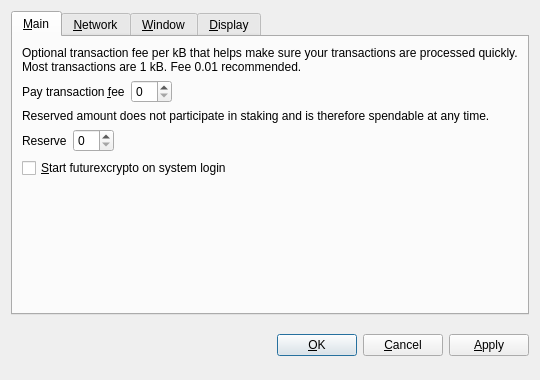
<?xml version="1.0" encoding="UTF-8"?>
<ui version="4.0">
 <class>OptionsDialog</class>
 <widget class="QDialog" name="OptionsDialog">
  <property name="geometry">
   <rect>
    <x>0</x>
    <y>0</y>
    <width>540</width>
    <height>380</height>
   </rect>
  </property>
  <property name="windowTitle">
   <string>Options</string>
  </property>
  <property name="modal">
   <bool>true</bool>
  </property>
  <layout class="QVBoxLayout" name="verticalLayout">
   <item>
    <widget class="QTabWidget" name="tabWidget">
     <property name="tabPosition">
      <enum>QTabWidget::North</enum>
     </property>
     <property name="currentIndex">
      <number>0</number>
     </property>
     <widget class="QWidget" name="tabMain">
      <attribute name="title">
       <string>&amp;Main</string>
      </attribute>
      <layout class="QVBoxLayout" name="verticalLayout_Main">
       <item>
        <widget class="QLabel" name="transactionFeeInfoLabel">
         <property name="text">
          <string>Optional transaction fee per kB that helps make sure your transactions are processed quickly. Most transactions are 1 kB. Fee 0.01 recommended.</string>
         </property>
         <property name="textFormat">
          <enum>Qt::PlainText</enum>
         </property>
         <property name="wordWrap">
          <bool>true</bool>
         </property>
        </widget>
       </item>
       <item>
        <layout class="QHBoxLayout" name="horizontalLayoutFee">
         <item>
          <widget class="QLabel" name="transactionFeeLabel">
           <property name="text">
            <string>Pay transaction &amp;fee</string>
           </property>
           <property name="textFormat">
            <enum>Qt::PlainText</enum>
           </property>
           <property name="buddy">
            <cstring>transactionFee</cstring>
           </property>
          </widget>
         </item>
         <item>
          <widget class="BitcoinAmountField" name="transactionFee"/>
         </item>
         <item>
          <spacer name="horizontalSpacerFee">
           <property name="orientation">
            <enum>Qt::Horizontal</enum>
           </property>
           <property name="sizeHint" stdset="0">
            <size>
             <width>40</width>
             <height>20</height>
            </size>
           </property>
          </spacer>
         </item>
        </layout>
       </item>
       <item>
        <widget class="QLabel" name="reserveBalanceInfoLabel">
         <property name="text">
          <string>Reserved amount does not participate in staking and is therefore spendable at any time.</string>
         </property>
         <property name="textFormat">
          <enum>Qt::PlainText</enum>
         </property>
         <property name="wordWrap">
          <bool>true</bool>
         </property>
        </widget>
       </item>
       <item>
        <layout class="QHBoxLayout" name="horizontalLayoutReserveBalance">
         <item>
          <widget class="QLabel" name="reserveBalanceLabel">
           <property name="text">
            <string>Reserve</string>
           </property>
           <property name="textFormat">
            <enum>Qt::PlainText</enum>
           </property>
           <property name="buddy">
            <cstring>reserveBalance</cstring>
           </property>
          </widget>
         </item>
         <item>
          <widget class="BitcoinAmountField" name="reserveBalance"/>
         </item>
         <item>
          <spacer name="horizontalSpacerReserveBalance">
           <property name="orientation">
            <enum>Qt::Horizontal</enum>
           </property>
           <property name="sizeHint" stdset="0">
            <size>
             <width>40</width>
             <height>20</height>
            </size>
           </property>
          </spacer>
         </item>
        </layout>
       </item>
       <item>
        <widget class="QCheckBox" name="bitcoinAtStartup">
         <property name="toolTip">
          <string>Automatically start futurexcrypto after logging in to the system.</string>
         </property>
         <property name="text">
          <string>&amp;Start futurexcrypto on system login</string>
         </property>
        </widget>
       </item>
       <item>
        <spacer name="verticalSpacer_Main">
         <property name="orientation">
          <enum>Qt::Vertical</enum>
         </property>
         <property name="sizeHint" stdset="0">
          <size>
           <width>20</width>
           <height>40</height>
          </size>
         </property>
        </spacer>
       </item>
      </layout>
     </widget>
     <widget class="QWidget" name="tabNetwork">
      <attribute name="title">
       <string>&amp;Network</string>
      </attribute>
      <layout class="QVBoxLayout" name="verticalLayout_Network">
       <item>
        <widget class="QCheckBox" name="mapPortUpnp">
         <property name="toolTip">
          <string>Automatically open the futurexcrypto client port on the router. This only works when your router supports UPnP and it is enabled.</string>
         </property>
         <property name="text">
          <string>Map port using &amp;UPnP</string>
         </property>
        </widget>
       </item>
       <item>
        <widget class="QCheckBox" name="connectSocks">
         <property name="toolTip">
          <string>Connect to the futurexcrypto network through a SOCKS proxy (e.g. when connecting through Tor).</string>
         </property>
         <property name="text">
          <string>&amp;Connect through SOCKS proxy:</string>
         </property>
        </widget>
       </item>
       <item>
        <layout class="QHBoxLayout" name="horizontalLayout_Network">
         <item>
          <widget class="QLabel" name="proxyIpLabel">
           <property name="text">
            <string>Proxy &amp;IP:</string>
           </property>
           <property name="textFormat">
            <enum>Qt::PlainText</enum>
           </property>
           <property name="buddy">
            <cstring>proxyIp</cstring>
           </property>
          </widget>
         </item>
         <item>
          <widget class="QValidatedLineEdit" name="proxyIp">
           <property name="maximumSize">
            <size>
             <width>140</width>
             <height>16777215</height>
            </size>
           </property>
           <property name="toolTip">
            <string>IP address of the proxy (e.g. 127.0.0.1)</string>
           </property>
          </widget>
         </item>
         <item>
          <widget class="QLabel" name="proxyPortLabel">
           <property name="text">
            <string>&amp;Port:</string>
           </property>
           <property name="textFormat">
            <enum>Qt::PlainText</enum>
           </property>
           <property name="buddy">
            <cstring>proxyPort</cstring>
           </property>
          </widget>
         </item>
         <item>
          <widget class="QLineEdit" name="proxyPort">
           <property name="maximumSize">
            <size>
             <width>55</width>
             <height>16777215</height>
            </size>
           </property>
           <property name="toolTip">
            <string>Port of the proxy (e.g. 9050)</string>
           </property>
          </widget>
         </item>
         <item>
          <widget class="QLabel" name="socksVersionLabel">
           <property name="text">
            <string>SOCKS &amp;Version:</string>
           </property>
           <property name="textFormat">
            <enum>Qt::PlainText</enum>
           </property>
           <property name="buddy">
            <cstring>socksVersion</cstring>
           </property>
          </widget>
         </item>
         <item>
          <widget class="QValueComboBox" name="socksVersion">
           <property name="toolTip">
            <string>SOCKS version of the proxy (e.g. 5)</string>
           </property>
          </widget>
         </item>
         <item>
          <spacer name="horizontalSpacer_Network">
           <property name="orientation">
            <enum>Qt::Horizontal</enum>
           </property>
           <property name="sizeHint" stdset="0">
            <size>
             <width>40</width>
             <height>20</height>
            </size>
           </property>
          </spacer>
         </item>
        </layout>
       </item>
       <item>
        <spacer name="verticalSpacer_Network">
         <property name="orientation">
          <enum>Qt::Vertical</enum>
         </property>
         <property name="sizeHint" stdset="0">
          <size>
           <width>20</width>
           <height>40</height>
          </size>
         </property>
        </spacer>
       </item>
      </layout>
     </widget>
     <widget class="QWidget" name="tabWindow">
      <attribute name="title">
       <string>&amp;Window</string>
      </attribute>
      <layout class="QVBoxLayout" name="verticalLayout_Window">
       <item>
        <widget class="QCheckBox" name="minimizeToTray">
         <property name="toolTip">
          <string>Show only a tray icon after minimizing the window.</string>
         </property>
         <property name="text">
          <string>&amp;Minimize to the tray instead of the taskbar</string>
         </property>
        </widget>
       </item>
       <item>
        <widget class="QCheckBox" name="minimizeOnClose">
         <property name="toolTip">
          <string>Minimize instead of exit the application when the window is closed. When this option is enabled, the application will be closed only after selecting Quit in the menu.</string>
         </property>
         <property name="text">
          <string>M&amp;inimize on close</string>
         </property>
        </widget>
       </item>
       <item>
        <spacer name="verticalSpacer_Window">
         <property name="orientation">
          <enum>Qt::Vertical</enum>
         </property>
         <property name="sizeHint" stdset="0">
          <size>
           <width>20</width>
           <height>40</height>
          </size>
         </property>
        </spacer>
       </item>
      </layout>
     </widget>
     <widget class="QWidget" name="tabDisplay">
      <attribute name="title">
       <string>&amp;Display</string>
      </attribute>
      <layout class="QVBoxLayout" name="verticalLayout_Display">
       <item>
        <layout class="QHBoxLayout" name="horizontalLayout_1_Display">
         <item>
          <widget class="QLabel" name="langLabel">
           <property name="text">
            <string>User Interface &amp;language:</string>
           </property>
           <property name="textFormat">
            <enum>Qt::PlainText</enum>
           </property>
           <property name="buddy">
            <cstring>lang</cstring>
           </property>
          </widget>
         </item>
         <item>
          <widget class="QValueComboBox" name="lang">
           <property name="toolTip">
            <string>The user interface language can be set here. This setting will take effect after restarting futurexcrypto.</string>
           </property>
          </widget>
         </item>
        </layout>
       </item>
       <item>
        <layout class="QHBoxLayout" name="horizontalLayout_2_Display">
         <item>
          <widget class="QLabel" name="unitLabel">
           <property name="text">
            <string>&amp;Unit to show amounts in:</string>
           </property>
           <property name="textFormat">
            <enum>Qt::PlainText</enum>
           </property>
           <property name="buddy">
            <cstring>unit</cstring>
           </property>
          </widget>
         </item>
         <item>
          <widget class="QValueComboBox" name="unit">
           <property name="toolTip">
            <string>Choose the default subdivision unit to show in the interface and when sending coins.</string>
           </property>
          </widget>
         </item>
        </layout>
       </item>
       <item>
        <widget class="QCheckBox" name="displayAddresses">
         <property name="toolTip">
          <string>Whether to show futurexcrypto addresses in the transaction list or not.</string>
         </property>
         <property name="text">
          <string>&amp;Display addresses in transaction list</string>
         </property>
        </widget>
       </item>
       <item>
        <widget class="QCheckBox" name="coinControlFeatures">
         <property name="toolTip">
          <string>Whether to show coin control features or not.</string>
         </property>
         <property name="text">
          <string>Display coin &amp;control features (experts only!)</string>
         </property>
        </widget>
       </item>
       <item>
        <spacer name="verticalSpacer_Display">
         <property name="orientation">
          <enum>Qt::Vertical</enum>
         </property>
         <property name="sizeHint" stdset="0">
          <size>
           <width>20</width>
           <height>40</height>
          </size>
         </property>
        </spacer>
       </item>
      </layout>
     </widget>
    </widget>
   </item>
   <item>
    <layout class="QHBoxLayout" name="horizontalLayout_Buttons">
     <item>
      <spacer name="horizontalSpacer_1">
       <property name="orientation">
        <enum>Qt::Horizontal</enum>
       </property>
       <property name="sizeHint" stdset="0">
        <size>
         <width>40</width>
         <height>48</height>
        </size>
       </property>
      </spacer>
     </item>
     <item>
      <widget class="QLabel" name="statusLabel">
       <property name="font">
        <font>
         <weight>75</weight>
         <bold>true</bold>
        </font>
       </property>
       <property name="text">
        <string/>
       </property>
       <property name="textFormat">
        <enum>Qt::PlainText</enum>
       </property>
       <property name="wordWrap">
        <bool>true</bool>
       </property>
      </widget>
     </item>
     <item>
      <spacer name="horizontalSpacer_2">
       <property name="orientation">
        <enum>Qt::Horizontal</enum>
       </property>
       <property name="sizeHint" stdset="0">
        <size>
         <width>40</width>
         <height>48</height>
        </size>
       </property>
      </spacer>
     </item>
     <item>
      <widget class="QPushButton" name="okButton">
       <property name="text">
        <string>&amp;OK</string>
       </property>
      </widget>
     </item>
     <item>
      <widget class="QPushButton" name="cancelButton">
       <property name="text">
        <string>&amp;Cancel</string>
       </property>
       <property name="autoDefault">
        <bool>false</bool>
       </property>
      </widget>
     </item>
     <item>
      <widget class="QPushButton" name="applyButton">
       <property name="text">
        <string>&amp;Apply</string>
       </property>
       <property name="autoDefault">
        <bool>false</bool>
       </property>
      </widget>
     </item>
    </layout>
   </item>
  </layout>
 </widget>
 <customwidgets>
  <customwidget>
   <class>BitcoinAmountField</class>
   <extends>QSpinBox</extends>
   <header>bitcoinamountfield.h</header>
  </customwidget>
  <customwidget>
   <class>QValueComboBox</class>
   <extends>QComboBox</extends>
   <header>qvaluecombobox.h</header>
  </customwidget>
  <customwidget>
   <class>QValidatedLineEdit</class>
   <extends>QLineEdit</extends>
   <header>qvalidatedlineedit.h</header>
  </customwidget>
 </customwidgets>
 <resources/>
 <connections/>
</ui>
